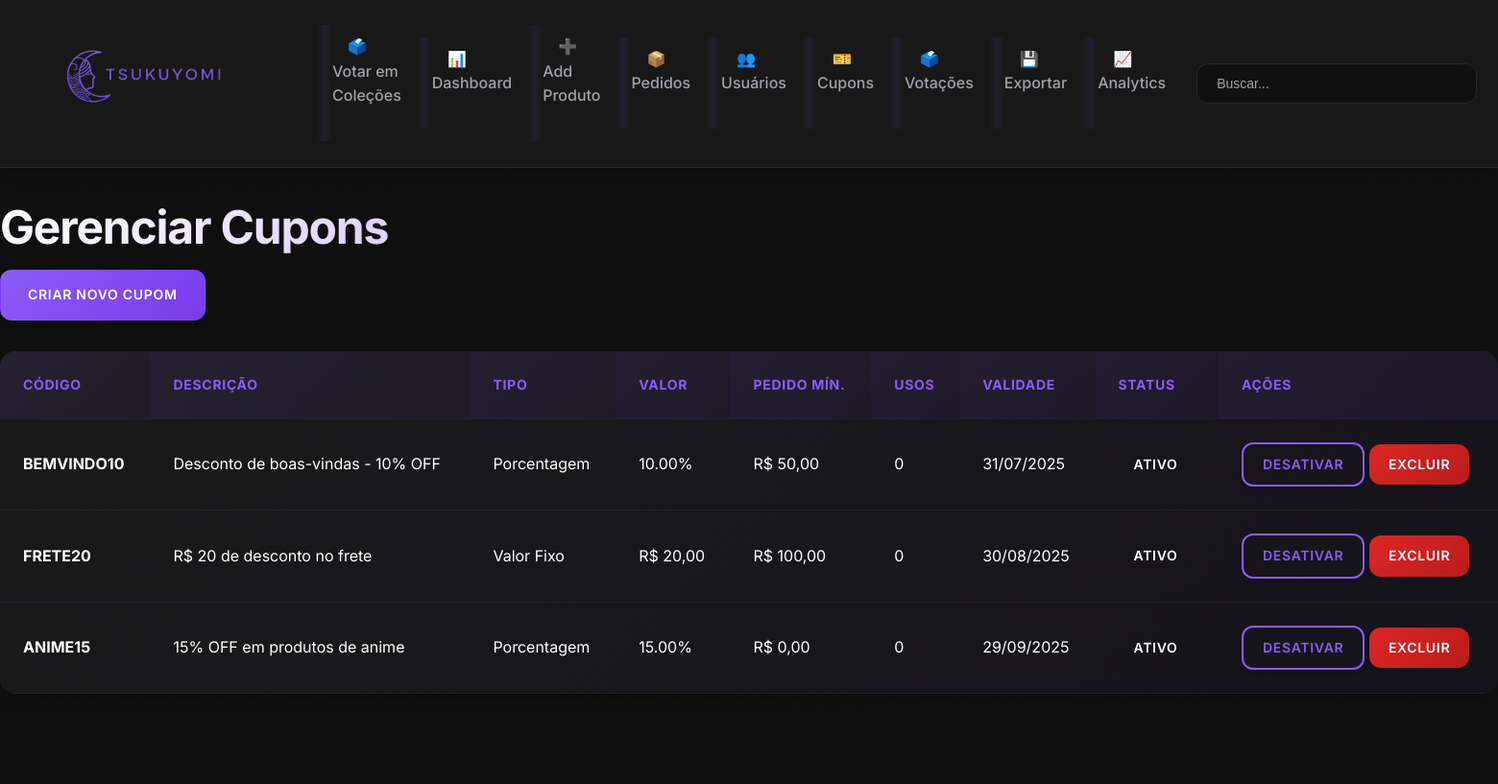
The app's page /public/index.php?action=coupons (signed in, upper part), older data.
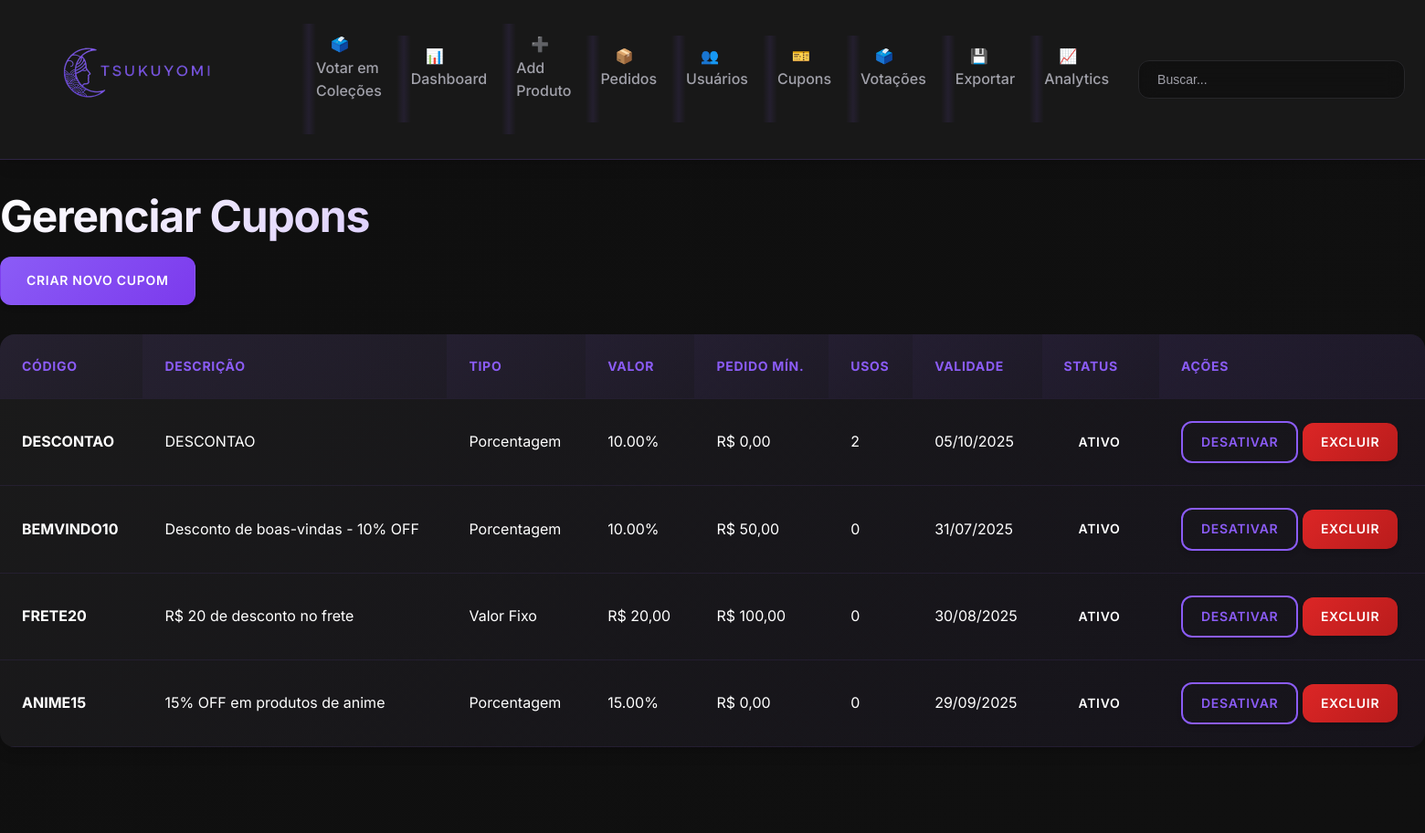
The same page, newer data.
### tables this page shows
CREATE TABLE `coupons` (
  `id` int(11) NOT NULL,
  `code` varchar(50) NOT NULL,
  `description` varchar(255) DEFAULT NULL,
  `discount_type` enum('percentage','fixed') NOT NULL,
  `discount_value` decimal(10,2) NOT NULL,
  `min_order_value` decimal(10,2) DEFAULT 0.00,
  `max_discount` decimal(10,2) DEFAULT NULL,
  `usage_limit` int(11) DEFAULT NULL,
  `used_count` int(11) DEFAULT 0,
  `valid_from` date NOT NULL,
  `valid_until` date NOT NULL,
  `is_active` tinyint(1) DEFAULT 1,
  `created_at` timestamp NOT NULL DEFAULT current_timestamp(),
  `updated_at` timestamp NOT NULL DEFAULT current_timestamp() ON UPDATE current_timestamp()
);

### controllers/CouponController.php (called while the page is built, shortened)
<?php
require_once '../factories/ModelFactory.php';
class CouponController {
    private $couponFactory;
    public function __construct() {
        $factoryManager = FactoryManager::getInstance();
        $this->couponFactory = $factoryManager->getFactory('coupon');
    }
    public function index() {
        $coupon = $this->couponFactory->createModel();
        $stmt = $coupon->read();
        $coupons = $stmt->fetchAll(PDO::FETCH_ASSOC);
        include '../views/admin/coupons/index.php';
    }
}
?>

### factories/ModelFactory.php (called while the page is built, shortened)
<?php
require_once __DIR__ . '/../config/database.php';
require_once __DIR__ . '/../models/Coupon.php';
abstract class ModelFactory {
    public function __construct() {
        $database = new Database();
        $this->db = $database->getConnection();
    }
}
class CouponFactory extends ModelFactory {
    public function createModel() {
        return new Coupon($this->db);
    }
}
class FactoryManager {
    private static $instance = null;
    private $factories = [];
    public static function getInstance() {
        if (self::$instance === null) {
            self::$instance = new self();
        }
        return self::$instance;
    }
    public function registerFactory($name, ModelFactory $factory) {
        $this->factories[$name] = $factory;
    }
    public function getFactory($name) {
        return $this->factories[$name];
    }
}
?>

### config/database.php (called while the page is built, shortened)
<?php
class Database {
    private $host = "localhost";
    private $db_name = "tsukuyomi_store";
    private $username = "root";
    private $password = "";
    public function getConnection() {
        $this->conn = null;
        try {
            $this->conn = new PDO("mysql:host=" . $this->host . ";dbname=" . $this->db_name,
                                  $this->username, $this->password);
            $this->conn->exec("set names utf8");
            $this->conn->setAttribute(PDO::ATTR_ERRMODE, PDO::ERRMODE_EXCEPTION);
        } catch(PDOException $exception) {
            echo "Connection error: " . $exception->getMessage();
        }
        return $this->conn;
    }
}
?>

### models/Coupon.php (called while the page is built, shortened)
<?php
class Coupon {
    private $conn;
    private $table_name = "coupons";
    public function __construct($db) {
        $this->conn = $db;
    }
    public function read() {
        $query = "SELECT * FROM " . $this->table_name . " ORDER BY created_at DESC";
        $stmt = $this->conn->prepare($query);
        $stmt->execute();
        return $stmt;
    }
}
?>

### views/admin/coupons/index.php (the view, shortened to what the changed rows need)
<?php include '../views/layout/header.php'; ?>
<div class="admin-container">
    <div class="admin-header">
        <h1>Gerenciar Cupons</h1>
    </div>
    <div class="table-container">
        <table class="data-table">
            <thead>
                <tr>
                    <th>Código</th>
                    <th>Descrição</th>
                    <th>Tipo</th>
                    <th>Valor</th>
                    <th>Pedido Mín.</th>
                    <th>Usos</th>
                    <th>Validade</th>
                    <th>Status</th>
                    <th>Ações</th>
                </tr>
            </thead>
            <tbody>
                <?php foreach($coupons as $coupon): ?>
                    <tr>
                        <td><strong><?php echo $coupon['code']; ?></strong></td>
                        <td><?php echo $coupon['description']; ?></td>
                        <td>
                            <?php echo $coupon['discount_type'] == 'percentage' ? 'Porcentagem' : 'Valor Fixo'; ?>
                        </td>
                        <td>
                            <?php
                            if($coupon['discount_type'] == 'percentage') {
                                echo $coupon['discount_value'] . '%';
                            } else {
                                echo 'R$ ' . number_format($coupon['discount_value'], 2, ',', '.');
                            }
                            ?>
                        </td>
                        <td>R$ <?php echo number_format($coupon['min_order_value'], 2, ',', '.'); ?></td>
                        <td>
                            <?php
                            echo $coupon['used_count'];
                            ?>
                        </td>
                        <td>
                            <?php echo date('d/m/Y', strtotime($coupon['valid_until'])); ?>
                        </td>
                        <td>
                            <?php if($coupon['is_active']): ?>
                                <span class="badge badge-success">Ativo</span>
                            <?php else: ?>
                                <span class="badge badge-danger">Inativo</span>
                            <?php endif; ?>
                        </td>
                        <td>
                            <a href="index.php?action=toggle_coupon&id=<?php echo $coupon['id']; ?>"
                               class="btn btn-sm btn-secondary">
                                <?php echo $coupon['is_active'] ? 'Desativar' : 'Ativar'; ?>
                            </a>
                            <a href="index.php?action=delete_coupon&id=<?php echo $coupon['id']; ?>"
                               class="btn btn-sm btn-danger"
                               onclick="return confirm('Tem certeza que deseja excluir este cupom?')">
                                Excluir
                            </a>
                        </td>
                    </tr>
                <?php endforeach; ?>
            </tbody>
        </table>
    </div>
</div>
<?php include '../views/layout/footer.php'; ?>
<?php include '../views/layout/header.php'; ?>
<?php include '../views/layout/footer.php'; ?>

Row changes from the older to the newer data that the page shows:
added coupons: code "DESCONTAO", description "DESCONTAO", discount_type "Porcentagem", discount_value "10.00", min_order_value "0,00", used_count "2", valid_until "05/10/2025", is_active "ATIVO"
